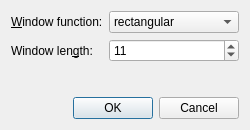
<?xml version="1.0" encoding="UTF-8"?>
<ui version="4.0">
 <class>QSpectrumAnalyzerSmooth</class>
 <widget class="QDialog" name="QSpectrumAnalyzerSmooth">
  <property name="geometry">
   <rect>
    <x>0</x>
    <y>0</y>
    <width>250</width>
    <height>130</height>
   </rect>
  </property>
  <property name="windowTitle">
   <string>Smoothing - QSpectrumAnalyzer</string>
  </property>
  <layout class="QVBoxLayout" name="verticalLayout">
   <item>
    <layout class="QFormLayout" name="formLayout">
     <item row="0" column="0">
      <widget class="QLabel" name="label">
       <property name="text">
        <string>&amp;Window function:</string>
       </property>
       <property name="buddy">
        <cstring>windowFunctionComboBox</cstring>
       </property>
      </widget>
     </item>
     <item row="0" column="1">
      <widget class="QComboBox" name="windowFunctionComboBox">
       <property name="currentIndex">
        <number>0</number>
       </property>
       <item>
        <property name="text">
         <string>rectangular</string>
        </property>
       </item>
       <item>
        <property name="text">
         <string>hanning</string>
        </property>
       </item>
       <item>
        <property name="text">
         <string>hamming</string>
        </property>
       </item>
       <item>
        <property name="text">
         <string>bartlett</string>
        </property>
       </item>
       <item>
        <property name="text">
         <string>blackman</string>
        </property>
       </item>
      </widget>
     </item>
     <item row="1" column="0">
      <widget class="QLabel" name="label_2">
       <property name="text">
        <string>Window len&amp;gth:</string>
       </property>
       <property name="buddy">
        <cstring>windowLengthSpinBox</cstring>
       </property>
      </widget>
     </item>
     <item row="1" column="1">
      <widget class="QSpinBox" name="windowLengthSpinBox">
       <property name="minimum">
        <number>3</number>
       </property>
       <property name="maximum">
        <number>1001</number>
       </property>
       <property name="value">
        <number>11</number>
       </property>
      </widget>
     </item>
    </layout>
   </item>
   <item>
    <spacer name="verticalSpacer">
     <property name="orientation">
      <enum>Qt::Vertical</enum>
     </property>
     <property name="sizeHint" stdset="0">
      <size>
       <width>20</width>
       <height>1</height>
      </size>
     </property>
    </spacer>
   </item>
   <item>
    <widget class="QDialogButtonBox" name="buttonBox">
     <property name="orientation">
      <enum>Qt::Horizontal</enum>
     </property>
     <property name="standardButtons">
      <set>QDialogButtonBox::Cancel|QDialogButtonBox::Ok</set>
     </property>
    </widget>
   </item>
  </layout>
 </widget>
 <resources/>
 <connections>
  <connection>
   <sender>buttonBox</sender>
   <signal>accepted()</signal>
   <receiver>QSpectrumAnalyzerSmooth</receiver>
   <slot>accept()</slot>
   <hints>
    <hint type="sourcelabel">
     <x>218</x>
     <y>104</y>
    </hint>
    <hint type="destinationlabel">
     <x>157</x>
     <y>129</y>
    </hint>
   </hints>
  </connection>
  <connection>
   <sender>buttonBox</sender>
   <signal>rejected()</signal>
   <receiver>QSpectrumAnalyzerSmooth</receiver>
   <slot>reject()</slot>
   <hints>
    <hint type="sourcelabel">
     <x>218</x>
     <y>110</y>
    </hint>
    <hint type="destinationlabel">
     <x>224</x>
     <y>129</y>
    </hint>
   </hints>
  </connection>
 </connections>
</ui>
